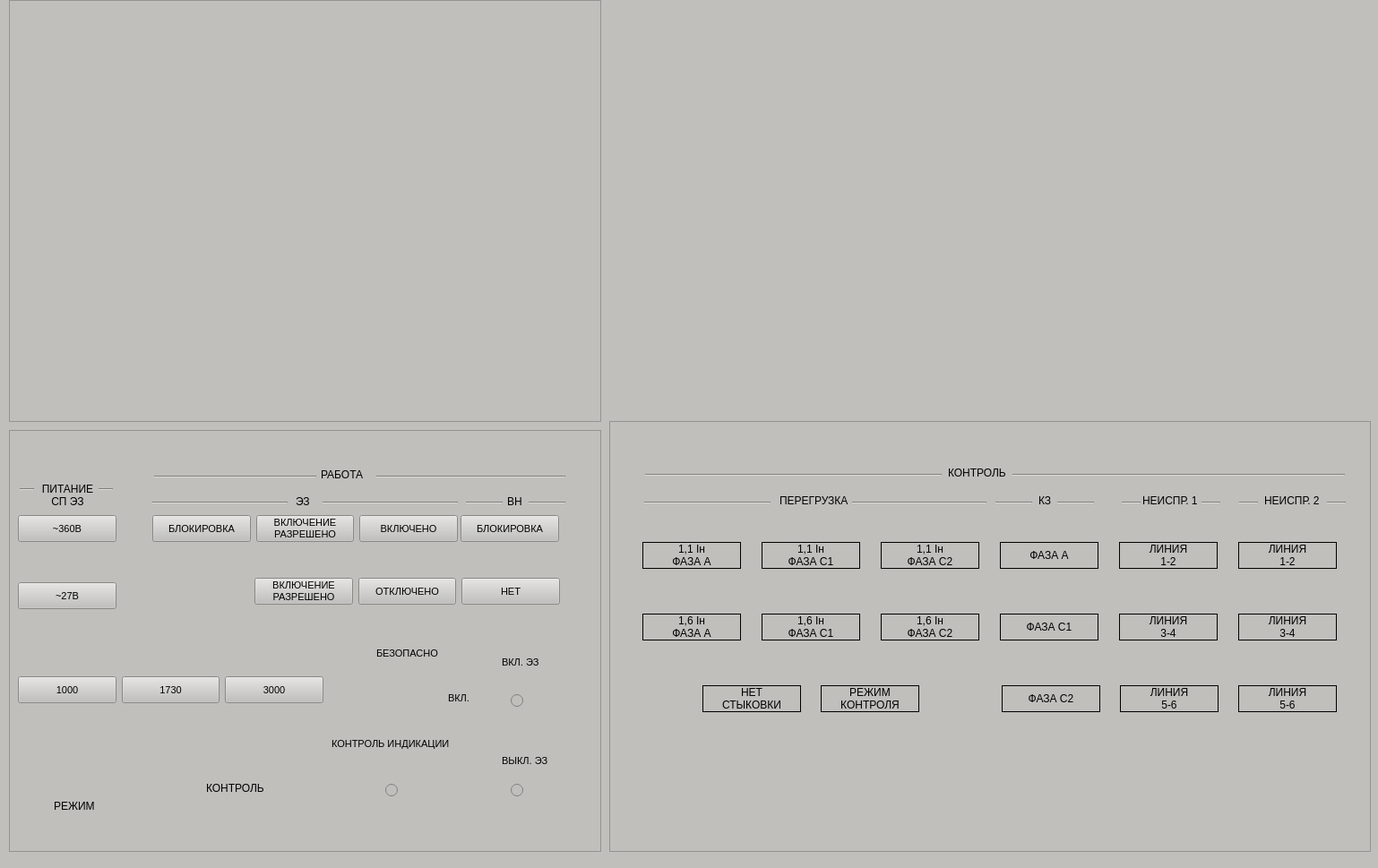
<?xml version="1.0" encoding="UTF-8"?>
<ui version="4.0">
 <class>MainWindow</class>
 <widget class="QMainWindow" name="MainWindow">
  <property name="geometry">
   <rect>
    <x>0</x>
    <y>0</y>
    <width>1538</width>
    <height>969</height>
   </rect>
  </property>
  <property name="windowTitle">
   <string>MainWindow</string>
  </property>
  <property name="styleSheet">
   <string notr="true">background-color: rgb(192, 191, 188);
color: rgb(0, 0, 0);</string>
  </property>
  <widget class="QWidget" name="centralwidget">
   <widget class="QFrame" name="frame">
    <property name="geometry">
     <rect>
      <x>10</x>
      <y>480</y>
      <width>661</width>
      <height>471</height>
     </rect>
    </property>
    <property name="frameShape">
     <enum>QFrame::StyledPanel</enum>
    </property>
    <property name="frameShadow">
     <enum>QFrame::Raised</enum>
    </property>
    <widget class="QLabel" name="label">
     <property name="geometry">
      <rect>
       <x>348</x>
       <y>40</y>
       <width>61</width>
       <height>19</height>
      </rect>
     </property>
     <property name="text">
      <string>РАБОТА</string>
     </property>
    </widget>
    <widget class="Line" name="line_2">
     <property name="geometry">
      <rect>
       <x>162</x>
       <y>42</y>
       <width>181</width>
       <height>20</height>
      </rect>
     </property>
     <property name="orientation">
      <enum>Qt::Horizontal</enum>
     </property>
    </widget>
    <widget class="QLabel" name="label_2">
     <property name="geometry">
      <rect>
       <x>556</x>
       <y>70</y>
       <width>21</width>
       <height>19</height>
      </rect>
     </property>
     <property name="text">
      <string>ВН</string>
     </property>
    </widget>
    <widget class="QLabel" name="label_3">
     <property name="geometry">
      <rect>
       <x>320</x>
       <y>70</y>
       <width>21</width>
       <height>19</height>
      </rect>
     </property>
     <property name="text">
      <string>ЭЗ</string>
     </property>
    </widget>
    <widget class="Line" name="line_3">
     <property name="geometry">
      <rect>
       <x>350</x>
       <y>73</y>
       <width>151</width>
       <height>16</height>
      </rect>
     </property>
     <property name="orientation">
      <enum>Qt::Horizontal</enum>
     </property>
    </widget>
    <widget class="Line" name="line_5">
     <property name="geometry">
      <rect>
       <x>580</x>
       <y>73</y>
       <width>41</width>
       <height>16</height>
      </rect>
     </property>
     <property name="orientation">
      <enum>Qt::Horizontal</enum>
     </property>
    </widget>
    <widget class="Line" name="line_6">
     <property name="geometry">
      <rect>
       <x>510</x>
       <y>71</y>
       <width>41</width>
       <height>20</height>
      </rect>
     </property>
     <property name="orientation">
      <enum>Qt::Horizontal</enum>
     </property>
    </widget>
    <widget class="Line" name="line_7">
     <property name="geometry">
      <rect>
       <x>410</x>
       <y>42</y>
       <width>211</width>
       <height>20</height>
      </rect>
     </property>
     <property name="orientation">
      <enum>Qt::Horizontal</enum>
     </property>
    </widget>
    <widget class="Line" name="line_4">
     <property name="geometry">
      <rect>
       <x>160</x>
       <y>73</y>
       <width>151</width>
       <height>16</height>
      </rect>
     </property>
     <property name="orientation">
      <enum>Qt::Horizontal</enum>
     </property>
    </widget>
    <widget class="QPushButton" name="pushButton_4">
     <property name="geometry">
      <rect>
       <x>504</x>
       <y>95</y>
       <width>110</width>
       <height>30</height>
      </rect>
     </property>
     <property name="font">
      <font>
       <pointsize>8</pointsize>
      </font>
     </property>
     <property name="text">
      <string>БЛОКИРОВКА</string>
     </property>
    </widget>
    <widget class="QWidget" name="horizontalLayoutWidget">
     <property name="geometry">
      <rect>
       <x>160</x>
       <y>90</y>
       <width>341</width>
       <height>41</height>
      </rect>
     </property>
     <layout class="QHBoxLayout" name="horizontalLayout">
      <item>
       <widget class="QPushButton" name="pushButton">
        <property name="minimumSize">
         <size>
          <width>110</width>
          <height>30</height>
         </size>
        </property>
        <property name="font">
         <font>
          <pointsize>8</pointsize>
         </font>
        </property>
        <property name="text">
         <string>БЛОКИРОВКА</string>
        </property>
       </widget>
      </item>
      <item>
       <widget class="QPushButton" name="pushButton_2">
        <property name="maximumSize">
         <size>
          <width>110</width>
          <height>30</height>
         </size>
        </property>
        <property name="font">
         <font>
          <pointsize>8</pointsize>
         </font>
        </property>
        <property name="text">
         <string>ВКЛЮЧЕНИЕ 
РАЗРЕШЕНО</string>
        </property>
        <property name="checkable">
         <bool>false</bool>
        </property>
        <property name="autoRepeat">
         <bool>false</bool>
        </property>
        <property name="autoExclusive">
         <bool>false</bool>
        </property>
        <property name="autoDefault">
         <bool>false</bool>
        </property>
        <property name="default">
         <bool>false</bool>
        </property>
        <property name="flat">
         <bool>false</bool>
        </property>
       </widget>
      </item>
      <item>
       <widget class="QPushButton" name="pushButton_3">
        <property name="sizePolicy">
         <sizepolicy hsizetype="Fixed" vsizetype="Fixed">
          <horstretch>0</horstretch>
          <verstretch>0</verstretch>
         </sizepolicy>
        </property>
        <property name="minimumSize">
         <size>
          <width>110</width>
          <height>30</height>
         </size>
        </property>
        <property name="font">
         <font>
          <pointsize>8</pointsize>
         </font>
        </property>
        <property name="text">
         <string>ВКЛЮЧЕНО</string>
        </property>
       </widget>
      </item>
     </layout>
    </widget>
    <widget class="QWidget" name="horizontalLayoutWidget_2">
     <property name="geometry">
      <rect>
       <x>274</x>
       <y>160</y>
       <width>341</width>
       <height>41</height>
      </rect>
     </property>
     <layout class="QHBoxLayout" name="horizontalLayout_2">
      <item>
       <widget class="QPushButton" name="pushButton_5">
        <property name="sizePolicy">
         <sizepolicy hsizetype="Fixed" vsizetype="Fixed">
          <horstretch>0</horstretch>
          <verstretch>0</verstretch>
         </sizepolicy>
        </property>
        <property name="minimumSize">
         <size>
          <width>110</width>
          <height>30</height>
         </size>
        </property>
        <property name="maximumSize">
         <size>
          <width>105</width>
          <height>30</height>
         </size>
        </property>
        <property name="font">
         <font>
          <pointsize>8</pointsize>
         </font>
        </property>
        <property name="text">
         <string>ВКЛЮЧЕНИЕ 
РАЗРЕШЕНО</string>
        </property>
       </widget>
      </item>
      <item>
       <widget class="QPushButton" name="pushButton_6">
        <property name="maximumSize">
         <size>
          <width>110</width>
          <height>30</height>
         </size>
        </property>
        <property name="font">
         <font>
          <pointsize>8</pointsize>
         </font>
        </property>
        <property name="text">
         <string>ОТКЛЮЧЕНО</string>
        </property>
        <property name="checkable">
         <bool>false</bool>
        </property>
        <property name="autoRepeat">
         <bool>false</bool>
        </property>
        <property name="autoExclusive">
         <bool>false</bool>
        </property>
        <property name="autoDefault">
         <bool>false</bool>
        </property>
        <property name="default">
         <bool>false</bool>
        </property>
        <property name="flat">
         <bool>false</bool>
        </property>
       </widget>
      </item>
      <item>
       <widget class="QPushButton" name="pushButton_7">
        <property name="minimumSize">
         <size>
          <width>110</width>
          <height>30</height>
         </size>
        </property>
        <property name="font">
         <font>
          <pointsize>8</pointsize>
         </font>
        </property>
        <property name="text">
         <string>НЕТ</string>
        </property>
       </widget>
      </item>
     </layout>
    </widget>
    <widget class="QLabel" name="label_4">
     <property name="geometry">
      <rect>
       <x>410</x>
       <y>240</y>
       <width>71</width>
       <height>19</height>
      </rect>
     </property>
     <property name="font">
      <font>
       <pointsize>8</pointsize>
      </font>
     </property>
     <property name="text">
      <string>БЕЗОПАСНО</string>
     </property>
    </widget>
    <widget class="QLabel" name="label_5">
     <property name="geometry">
      <rect>
       <x>490</x>
       <y>290</y>
       <width>31</width>
       <height>19</height>
      </rect>
     </property>
     <property name="font">
      <font>
       <pointsize>8</pointsize>
      </font>
     </property>
     <property name="text">
      <string>ВКЛ.</string>
     </property>
    </widget>
    <widget class="QLabel" name="label_6">
     <property name="geometry">
      <rect>
       <x>550</x>
       <y>250</y>
       <width>51</width>
       <height>19</height>
      </rect>
     </property>
     <property name="font">
      <font>
       <pointsize>8</pointsize>
      </font>
     </property>
     <property name="text">
      <string>ВКЛ. ЭЗ</string>
     </property>
    </widget>
    <widget class="QRadioButton" name="radioButton">
     <property name="geometry">
      <rect>
       <x>560</x>
       <y>290</y>
       <width>21</width>
       <height>25</height>
      </rect>
     </property>
     <property name="minimumSize">
      <size>
       <width>21</width>
       <height>0</height>
      </size>
     </property>
     <property name="styleSheet">
      <string notr="true"/>
     </property>
     <property name="text">
      <string/>
     </property>
    </widget>
    <widget class="QLabel" name="label_7">
     <property name="geometry">
      <rect>
       <x>550</x>
       <y>360</y>
       <width>61</width>
       <height>19</height>
      </rect>
     </property>
     <property name="font">
      <font>
       <pointsize>8</pointsize>
      </font>
     </property>
     <property name="text">
      <string>ВЫКЛ. ЭЗ</string>
     </property>
    </widget>
    <widget class="QRadioButton" name="radioButton_2">
     <property name="geometry">
      <rect>
       <x>560</x>
       <y>390</y>
       <width>21</width>
       <height>25</height>
      </rect>
     </property>
     <property name="text">
      <string/>
     </property>
    </widget>
    <widget class="QLabel" name="label_8">
     <property name="geometry">
      <rect>
       <x>360</x>
       <y>340</y>
       <width>151</width>
       <height>20</height>
      </rect>
     </property>
     <property name="font">
      <font>
       <pointsize>8</pointsize>
      </font>
     </property>
     <property name="text">
      <string>КОНТРОЛЬ ИНДИКАЦИИ</string>
     </property>
    </widget>
    <widget class="QRadioButton" name="radioButton_3">
     <property name="geometry">
      <rect>
       <x>420</x>
       <y>390</y>
       <width>21</width>
       <height>25</height>
      </rect>
     </property>
     <property name="text">
      <string/>
     </property>
    </widget>
    <widget class="QLabel" name="label_9">
     <property name="geometry">
      <rect>
       <x>30</x>
       <y>52</y>
       <width>71</width>
       <height>41</height>
      </rect>
     </property>
     <property name="text">
      <string>ПИТАНИЕ 
СП ЭЗ</string>
     </property>
     <property name="alignment">
      <set>Qt::AlignCenter</set>
     </property>
    </widget>
    <widget class="Line" name="line">
     <property name="geometry">
      <rect>
       <x>100</x>
       <y>58</y>
       <width>16</width>
       <height>16</height>
      </rect>
     </property>
     <property name="orientation">
      <enum>Qt::Horizontal</enum>
     </property>
    </widget>
    <widget class="Line" name="line_8">
     <property name="geometry">
      <rect>
       <x>12</x>
       <y>58</y>
       <width>16</width>
       <height>16</height>
      </rect>
     </property>
     <property name="orientation">
      <enum>Qt::Horizontal</enum>
     </property>
    </widget>
    <widget class="QPushButton" name="pushButton_8">
     <property name="geometry">
      <rect>
       <x>10</x>
       <y>95</y>
       <width>110</width>
       <height>30</height>
      </rect>
     </property>
     <property name="minimumSize">
      <size>
       <width>110</width>
       <height>30</height>
      </size>
     </property>
     <property name="font">
      <font>
       <pointsize>8</pointsize>
      </font>
     </property>
     <property name="text">
      <string>~360B</string>
     </property>
    </widget>
    <widget class="QPushButton" name="pushButton_9">
     <property name="geometry">
      <rect>
       <x>10</x>
       <y>170</y>
       <width>110</width>
       <height>30</height>
      </rect>
     </property>
     <property name="minimumSize">
      <size>
       <width>110</width>
       <height>30</height>
      </size>
     </property>
     <property name="font">
      <font>
       <pointsize>8</pointsize>
      </font>
     </property>
     <property name="text">
      <string>~27B</string>
     </property>
    </widget>
    <widget class="QWidget" name="horizontalLayoutWidget_3">
     <property name="geometry">
      <rect>
       <x>10</x>
       <y>270</y>
       <width>341</width>
       <height>41</height>
      </rect>
     </property>
     <layout class="QHBoxLayout" name="horizontalLayout_3">
      <item>
       <widget class="QPushButton" name="pushButton_10">
        <property name="minimumSize">
         <size>
          <width>110</width>
          <height>30</height>
         </size>
        </property>
        <property name="font">
         <font>
          <pointsize>8</pointsize>
         </font>
        </property>
        <property name="text">
         <string>1000</string>
        </property>
       </widget>
      </item>
      <item>
       <widget class="QPushButton" name="pushButton_11">
        <property name="maximumSize">
         <size>
          <width>110</width>
          <height>30</height>
         </size>
        </property>
        <property name="font">
         <font>
          <pointsize>8</pointsize>
         </font>
        </property>
        <property name="text">
         <string>1730</string>
        </property>
        <property name="checkable">
         <bool>false</bool>
        </property>
        <property name="autoRepeat">
         <bool>false</bool>
        </property>
        <property name="autoExclusive">
         <bool>false</bool>
        </property>
        <property name="autoDefault">
         <bool>false</bool>
        </property>
        <property name="default">
         <bool>false</bool>
        </property>
        <property name="flat">
         <bool>false</bool>
        </property>
       </widget>
      </item>
      <item>
       <widget class="QPushButton" name="pushButton_12">
        <property name="sizePolicy">
         <sizepolicy hsizetype="Fixed" vsizetype="Fixed">
          <horstretch>0</horstretch>
          <verstretch>0</verstretch>
         </sizepolicy>
        </property>
        <property name="minimumSize">
         <size>
          <width>110</width>
          <height>30</height>
         </size>
        </property>
        <property name="font">
         <font>
          <pointsize>8</pointsize>
         </font>
        </property>
        <property name="text">
         <string>3000</string>
        </property>
       </widget>
      </item>
     </layout>
    </widget>
    <widget class="QLabel" name="label_10">
     <property name="geometry">
      <rect>
       <x>50</x>
       <y>410</y>
       <width>61</width>
       <height>19</height>
      </rect>
     </property>
     <property name="text">
      <string>РЕЖИМ</string>
     </property>
    </widget>
    <widget class="QLabel" name="label_11">
     <property name="geometry">
      <rect>
       <x>220</x>
       <y>390</y>
       <width>91</width>
       <height>19</height>
      </rect>
     </property>
     <property name="text">
      <string>КОНТРОЛЬ</string>
     </property>
    </widget>
    <widget class="QLabel" name="putton_one">
     <property name="geometry">
      <rect>
       <x>420</x>
       <y>270</y>
       <width>53</width>
       <height>53</height>
      </rect>
     </property>
     <property name="text">
      <string/>
     </property>
     <property name="pixmap">
      <pixmap>exbutton.png</pixmap>
     </property>
    </widget>
    <widget class="QLabel" name="putton_two">
     <property name="geometry">
      <rect>
       <x>140</x>
       <y>350</y>
       <width>53</width>
       <height>53</height>
      </rect>
     </property>
     <property name="text">
      <string/>
     </property>
     <property name="pixmap">
      <pixmap>exbutton.png</pixmap>
     </property>
    </widget>
   </widget>
   <widget class="QFrame" name="frame_2">
    <property name="geometry">
     <rect>
      <x>10</x>
      <y>0</y>
      <width>661</width>
      <height>471</height>
     </rect>
    </property>
    <property name="frameShape">
     <enum>QFrame::StyledPanel</enum>
    </property>
    <property name="frameShadow">
     <enum>QFrame::Raised</enum>
    </property>
   </widget>
   <widget class="QFrame" name="frame_3">
    <property name="geometry">
     <rect>
      <x>680</x>
      <y>470</y>
      <width>850</width>
      <height>481</height>
     </rect>
    </property>
    <property name="frameShape">
     <enum>QFrame::StyledPanel</enum>
    </property>
    <property name="frameShadow">
     <enum>QFrame::Raised</enum>
    </property>
    <widget class="QLabel" name="label_12">
     <property name="geometry">
      <rect>
       <x>378</x>
       <y>48</y>
       <width>71</width>
       <height>19</height>
      </rect>
     </property>
     <property name="text">
      <string>КОНТРОЛЬ</string>
     </property>
    </widget>
    <widget class="Line" name="line_9">
     <property name="geometry">
      <rect>
       <x>40</x>
       <y>50</y>
       <width>331</width>
       <height>20</height>
      </rect>
     </property>
     <property name="orientation">
      <enum>Qt::Horizontal</enum>
     </property>
    </widget>
    <widget class="Line" name="line_10">
     <property name="geometry">
      <rect>
       <x>450</x>
       <y>50</y>
       <width>371</width>
       <height>20</height>
      </rect>
     </property>
     <property name="orientation">
      <enum>Qt::Horizontal</enum>
     </property>
    </widget>
    <widget class="Line" name="line_11">
     <property name="geometry">
      <rect>
       <x>270</x>
       <y>81</y>
       <width>151</width>
       <height>20</height>
      </rect>
     </property>
     <property name="orientation">
      <enum>Qt::Horizontal</enum>
     </property>
    </widget>
    <widget class="Line" name="line_12">
     <property name="geometry">
      <rect>
       <x>39</x>
       <y>81</y>
       <width>141</width>
       <height>20</height>
      </rect>
     </property>
     <property name="orientation">
      <enum>Qt::Horizontal</enum>
     </property>
    </widget>
    <widget class="QLabel" name="label_13">
     <property name="geometry">
      <rect>
       <x>190</x>
       <y>79</y>
       <width>81</width>
       <height>20</height>
      </rect>
     </property>
     <property name="text">
      <string>ПЕРЕГРУЗКА</string>
     </property>
    </widget>
    <widget class="QLabel" name="label_14">
     <property name="geometry">
      <rect>
       <x>479</x>
       <y>79</y>
       <width>16</width>
       <height>20</height>
      </rect>
     </property>
     <property name="text">
      <string>КЗ</string>
     </property>
    </widget>
    <widget class="Line" name="line_14">
     <property name="geometry">
      <rect>
       <x>431</x>
       <y>81</y>
       <width>41</width>
       <height>20</height>
      </rect>
     </property>
     <property name="orientation">
      <enum>Qt::Horizontal</enum>
     </property>
    </widget>
    <widget class="Line" name="line_15">
     <property name="geometry">
      <rect>
       <x>500</x>
       <y>81</y>
       <width>41</width>
       <height>20</height>
      </rect>
     </property>
     <property name="orientation">
      <enum>Qt::Horizontal</enum>
     </property>
    </widget>
    <widget class="Line" name="line_16">
     <property name="geometry">
      <rect>
       <x>572</x>
       <y>81</y>
       <width>21</width>
       <height>20</height>
      </rect>
     </property>
     <property name="orientation">
      <enum>Qt::Horizontal</enum>
     </property>
    </widget>
    <widget class="QLabel" name="label_15">
     <property name="geometry">
      <rect>
       <x>595</x>
       <y>79</y>
       <width>61</width>
       <height>20</height>
      </rect>
     </property>
     <property name="text">
      <string>НЕИСПР. 1</string>
     </property>
    </widget>
    <widget class="Line" name="line_17">
     <property name="geometry">
      <rect>
       <x>661</x>
       <y>81</y>
       <width>21</width>
       <height>20</height>
      </rect>
     </property>
     <property name="orientation">
      <enum>Qt::Horizontal</enum>
     </property>
    </widget>
    <widget class="Line" name="line_18">
     <property name="geometry">
      <rect>
       <x>703</x>
       <y>81</y>
       <width>21</width>
       <height>20</height>
      </rect>
     </property>
     <property name="orientation">
      <enum>Qt::Horizontal</enum>
     </property>
    </widget>
    <widget class="Line" name="line_19">
     <property name="geometry">
      <rect>
       <x>801</x>
       <y>81</y>
       <width>21</width>
       <height>20</height>
      </rect>
     </property>
     <property name="orientation">
      <enum>Qt::Horizontal</enum>
     </property>
    </widget>
    <widget class="QLabel" name="label_16">
     <property name="geometry">
      <rect>
       <x>731</x>
       <y>79</y>
       <width>61</width>
       <height>20</height>
      </rect>
     </property>
     <property name="text">
      <string>НЕИСПР. 2</string>
     </property>
    </widget>
    <widget class="QWidget" name="gridLayoutWidget">
     <property name="geometry">
      <rect>
       <x>20</x>
       <y>110</y>
       <width>811</width>
       <height>80</height>
      </rect>
     </property>
     <layout class="QGridLayout" name="gridLayout">
      <item row="0" column="0">
       <widget class="QLabel" name="label_17">
        <property name="minimumSize">
         <size>
          <width>110</width>
          <height>30</height>
         </size>
        </property>
        <property name="maximumSize">
         <size>
          <width>110</width>
          <height>30</height>
         </size>
        </property>
        <property name="styleSheet">
         <string notr="true">border-color: rgb(0, 0, 0);
border-style: solid;
border-width: 1px;</string>
        </property>
        <property name="text">
         <string>1,1 Iн
ФАЗА А</string>
        </property>
        <property name="alignment">
         <set>Qt::AlignCenter</set>
        </property>
       </widget>
      </item>
      <item row="0" column="1">
       <widget class="QLabel" name="label_18">
        <property name="minimumSize">
         <size>
          <width>110</width>
          <height>30</height>
         </size>
        </property>
        <property name="maximumSize">
         <size>
          <width>110</width>
          <height>30</height>
         </size>
        </property>
        <property name="styleSheet">
         <string notr="true">border-color: rgb(0, 0, 0);
border-style: solid;
border-width: 1px;</string>
        </property>
        <property name="text">
         <string>1,1 Iн
ФАЗА С1</string>
        </property>
        <property name="alignment">
         <set>Qt::AlignCenter</set>
        </property>
       </widget>
      </item>
      <item row="0" column="3">
       <widget class="QLabel" name="label_20">
        <property name="minimumSize">
         <size>
          <width>110</width>
          <height>30</height>
         </size>
        </property>
        <property name="maximumSize">
         <size>
          <width>110</width>
          <height>30</height>
         </size>
        </property>
        <property name="styleSheet">
         <string notr="true">border-color: rgb(0, 0, 0);
border-style: solid;
border-width: 1px;</string>
        </property>
        <property name="text">
         <string>ФАЗА А</string>
        </property>
        <property name="alignment">
         <set>Qt::AlignCenter</set>
        </property>
       </widget>
      </item>
      <item row="0" column="2">
       <widget class="QLabel" name="label_19">
        <property name="minimumSize">
         <size>
          <width>110</width>
          <height>30</height>
         </size>
        </property>
        <property name="maximumSize">
         <size>
          <width>110</width>
          <height>30</height>
         </size>
        </property>
        <property name="styleSheet">
         <string notr="true">border-color: rgb(0, 0, 0);
border-style: solid;
border-width: 1px;</string>
        </property>
        <property name="text">
         <string>1,1 Iн
ФАЗА С2</string>
        </property>
        <property name="alignment">
         <set>Qt::AlignCenter</set>
        </property>
       </widget>
      </item>
      <item row="0" column="4">
       <widget class="QLabel" name="label_21">
        <property name="minimumSize">
         <size>
          <width>110</width>
          <height>30</height>
         </size>
        </property>
        <property name="maximumSize">
         <size>
          <width>110</width>
          <height>30</height>
         </size>
        </property>
        <property name="styleSheet">
         <string notr="true">border-color: rgb(0, 0, 0);
border-style: solid;
border-width: 1px;</string>
        </property>
        <property name="text">
         <string>ЛИНИЯ
1-2</string>
        </property>
        <property name="alignment">
         <set>Qt::AlignCenter</set>
        </property>
       </widget>
      </item>
      <item row="0" column="5">
       <widget class="QLabel" name="label_22">
        <property name="minimumSize">
         <size>
          <width>110</width>
          <height>30</height>
         </size>
        </property>
        <property name="maximumSize">
         <size>
          <width>110</width>
          <height>30</height>
         </size>
        </property>
        <property name="styleSheet">
         <string notr="true">border-color: rgb(0, 0, 0);
border-style: solid;
border-width: 1px;</string>
        </property>
        <property name="text">
         <string>ЛИНИЯ
1-2</string>
        </property>
        <property name="alignment">
         <set>Qt::AlignCenter</set>
        </property>
       </widget>
      </item>
     </layout>
    </widget>
    <widget class="QWidget" name="gridLayoutWidget_2">
     <property name="geometry">
      <rect>
       <x>20</x>
       <y>190</y>
       <width>811</width>
       <height>80</height>
      </rect>
     </property>
     <layout class="QGridLayout" name="gridLayout_2">
      <item row="0" column="0">
       <widget class="QLabel" name="label_23">
        <property name="minimumSize">
         <size>
          <width>110</width>
          <height>30</height>
         </size>
        </property>
        <property name="maximumSize">
         <size>
          <width>110</width>
          <height>30</height>
         </size>
        </property>
        <property name="styleSheet">
         <string notr="true">border-color: rgb(0, 0, 0);
border-style: solid;
border-width: 1px;</string>
        </property>
        <property name="text">
         <string>1,6 Iн
ФАЗА А</string>
        </property>
        <property name="alignment">
         <set>Qt::AlignCenter</set>
        </property>
       </widget>
      </item>
      <item row="0" column="1">
       <widget class="QLabel" name="label_24">
        <property name="minimumSize">
         <size>
          <width>110</width>
          <height>30</height>
         </size>
        </property>
        <property name="maximumSize">
         <size>
          <width>110</width>
          <height>30</height>
         </size>
        </property>
        <property name="styleSheet">
         <string notr="true">border-color: rgb(0, 0, 0);
border-style: solid;
border-width: 1px;</string>
        </property>
        <property name="text">
         <string>1,6 Iн
ФАЗА С1</string>
        </property>
        <property name="alignment">
         <set>Qt::AlignCenter</set>
        </property>
       </widget>
      </item>
      <item row="0" column="3">
       <widget class="QLabel" name="label_25">
        <property name="minimumSize">
         <size>
          <width>110</width>
          <height>30</height>
         </size>
        </property>
        <property name="maximumSize">
         <size>
          <width>110</width>
          <height>30</height>
         </size>
        </property>
        <property name="styleSheet">
         <string notr="true">border-color: rgb(0, 0, 0);
border-style: solid;
border-width: 1px;</string>
        </property>
        <property name="text">
         <string>ФАЗА С1</string>
        </property>
        <property name="alignment">
         <set>Qt::AlignCenter</set>
        </property>
       </widget>
      </item>
      <item row="0" column="2">
       <widget class="QLabel" name="label_26">
        <property name="minimumSize">
         <size>
          <width>110</width>
          <height>30</height>
         </size>
        </property>
        <property name="maximumSize">
         <size>
          <width>110</width>
          <height>30</height>
         </size>
        </property>
        <property name="styleSheet">
         <string notr="true">border-color: rgb(0, 0, 0);
border-style: solid;
border-width: 1px;</string>
        </property>
        <property name="text">
         <string>1,6 Iн
ФАЗА С2</string>
        </property>
        <property name="alignment">
         <set>Qt::AlignCenter</set>
        </property>
       </widget>
      </item>
      <item row="0" column="4">
       <widget class="QLabel" name="label_27">
        <property name="minimumSize">
         <size>
          <width>110</width>
          <height>30</height>
         </size>
        </property>
        <property name="maximumSize">
         <size>
          <width>110</width>
          <height>30</height>
         </size>
        </property>
        <property name="styleSheet">
         <string notr="true">border-color: rgb(0, 0, 0);
border-style: solid;
border-width: 1px;</string>
        </property>
        <property name="text">
         <string>ЛИНИЯ
3-4</string>
        </property>
        <property name="alignment">
         <set>Qt::AlignCenter</set>
        </property>
       </widget>
      </item>
      <item row="0" column="5">
       <widget class="QLabel" name="label_28">
        <property name="minimumSize">
         <size>
          <width>110</width>
          <height>30</height>
         </size>
        </property>
        <property name="maximumSize">
         <size>
          <width>110</width>
          <height>30</height>
         </size>
        </property>
        <property name="styleSheet">
         <string notr="true">border-color: rgb(0, 0, 0);
border-style: solid;
border-width: 1px;</string>
        </property>
        <property name="text">
         <string>ЛИНИЯ
3-4</string>
        </property>
        <property name="alignment">
         <set>Qt::AlignCenter</set>
        </property>
       </widget>
      </item>
     </layout>
    </widget>
    <widget class="QWidget" name="gridLayoutWidget_3">
     <property name="geometry">
      <rect>
       <x>20</x>
       <y>270</y>
       <width>811</width>
       <height>80</height>
      </rect>
     </property>
     <layout class="QGridLayout" name="gridLayout_3">
      <item row="0" column="1">
       <widget class="QLabel" name="label_30">
        <property name="minimumSize">
         <size>
          <width>110</width>
          <height>30</height>
         </size>
        </property>
        <property name="maximumSize">
         <size>
          <width>110</width>
          <height>30</height>
         </size>
        </property>
        <property name="styleSheet">
         <string notr="true">border-color: rgb(0, 0, 0);
border-style: solid;
border-width: 1px;</string>
        </property>
        <property name="text">
         <string>НЕТ
СТЫКОВКИ</string>
        </property>
        <property name="alignment">
         <set>Qt::AlignCenter</set>
        </property>
       </widget>
      </item>
      <item row="0" column="4">
       <widget class="QLabel" name="label_31">
        <property name="minimumSize">
         <size>
          <width>110</width>
          <height>30</height>
         </size>
        </property>
        <property name="maximumSize">
         <size>
          <width>110</width>
          <height>30</height>
         </size>
        </property>
        <property name="styleSheet">
         <string notr="true">border-color: rgb(0, 0, 0);
border-style: solid;
border-width: 1px;</string>
        </property>
        <property name="text">
         <string>ФАЗА С2</string>
        </property>
        <property name="alignment">
         <set>Qt::AlignCenter</set>
        </property>
       </widget>
      </item>
      <item row="0" column="2">
       <widget class="QLabel" name="label_32">
        <property name="minimumSize">
         <size>
          <width>110</width>
          <height>30</height>
         </size>
        </property>
        <property name="maximumSize">
         <size>
          <width>110</width>
          <height>30</height>
         </size>
        </property>
        <property name="styleSheet">
         <string notr="true">border-color: rgb(0, 0, 0);
border-style: solid;
border-width: 1px;</string>
        </property>
        <property name="text">
         <string>РЕЖИМ
КОНТРОЛЯ</string>
        </property>
        <property name="alignment">
         <set>Qt::AlignCenter</set>
        </property>
       </widget>
      </item>
      <item row="0" column="5">
       <widget class="QLabel" name="label_33">
        <property name="minimumSize">
         <size>
          <width>110</width>
          <height>30</height>
         </size>
        </property>
        <property name="maximumSize">
         <size>
          <width>110</width>
          <height>30</height>
         </size>
        </property>
        <property name="styleSheet">
         <string notr="true">border-color: rgb(0, 0, 0);
border-style: solid;
border-width: 1px;</string>
        </property>
        <property name="text">
         <string>ЛИНИЯ
5-6</string>
        </property>
        <property name="alignment">
         <set>Qt::AlignCenter</set>
        </property>
       </widget>
      </item>
      <item row="0" column="6">
       <widget class="QLabel" name="label_34">
        <property name="minimumSize">
         <size>
          <width>110</width>
          <height>30</height>
         </size>
        </property>
        <property name="maximumSize">
         <size>
          <width>110</width>
          <height>30</height>
         </size>
        </property>
        <property name="styleSheet">
         <string notr="true">border-color: rgb(0, 0, 0);
border-style: solid;
border-width: 1px;</string>
        </property>
        <property name="text">
         <string>ЛИНИЯ
5-6</string>
        </property>
        <property name="alignment">
         <set>Qt::AlignCenter</set>
        </property>
       </widget>
      </item>
      <item row="0" column="0">
       <spacer name="horizontalSpacer">
        <property name="orientation">
         <enum>Qt::Horizontal</enum>
        </property>
        <property name="sizeType">
         <enum>QSizePolicy::Fixed</enum>
        </property>
        <property name="sizeHint" stdset="0">
         <size>
          <width>68</width>
          <height>27</height>
         </size>
        </property>
       </spacer>
      </item>
      <item row="0" column="3">
       <spacer name="horizontalSpacer_2">
        <property name="orientation">
         <enum>Qt::Horizontal</enum>
        </property>
        <property name="sizeType">
         <enum>QSizePolicy::Fixed</enum>
        </property>
        <property name="sizeHint" stdset="0">
         <size>
          <width>70</width>
          <height>27</height>
         </size>
        </property>
       </spacer>
      </item>
     </layout>
    </widget>
   </widget>
  </widget>
  <widget class="QMenuBar" name="menubar">
   <property name="geometry">
    <rect>
     <x>0</x>
     <y>0</y>
     <width>1538</width>
     <height>26</height>
    </rect>
   </property>
  </widget>
 </widget>
 <resources/>
 <connections/>
</ui>
